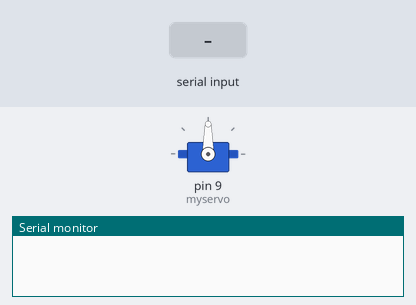
A sketch run on a simulated Arduino Uno, built with avr-gcc and run on an emulated ATmega328P. Shown: servo, the last lines printed to the serial monitor. The test bench sets the inputs (shaded band).

Above: at 1.2 s.
1.3 s: byte 30 received over Serial
At 1.9 s:
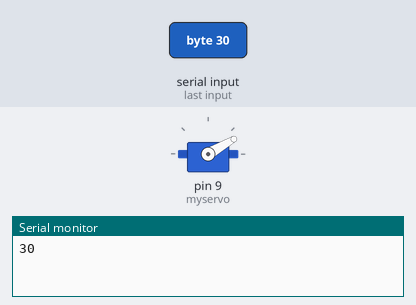
2.8 s: byte 120 received over Serial
At 4.2 s:
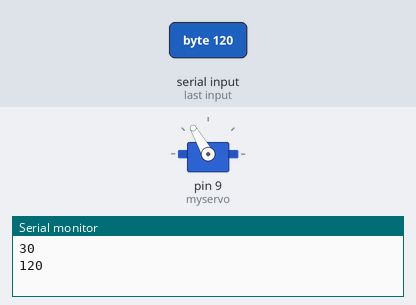
Timing chart, 0 to 5.8 s (numbered marks = the images above; inputs shaded):
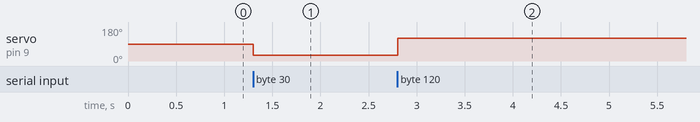

The sketch:

Walle_control.ino
```cpp
// Sweep


#include <Servo.h>

Servo myservo;  // create servo object to control a servo
                // a maximum of eight servo objects can be created

int pos = 0;    // variable to store the servo position

void setup()
{
  myservo.attach(9);  // attaches the servo on pin 9 to the servo object
  Serial.begin(9600);
}


void loop()
{
  if(Serial.available()>0){
    byte angel=Serial.read();
    Serial.println(angel);
    myservo.write(angel);
  }
  delay(1);
}
```

Measured:
- after the input at 1.3 s, servo on pin 9 (myservo): 90° → 30° at once
- after the input at 2.8 s, servo on pin 9 (myservo): 30° → 120° at once
